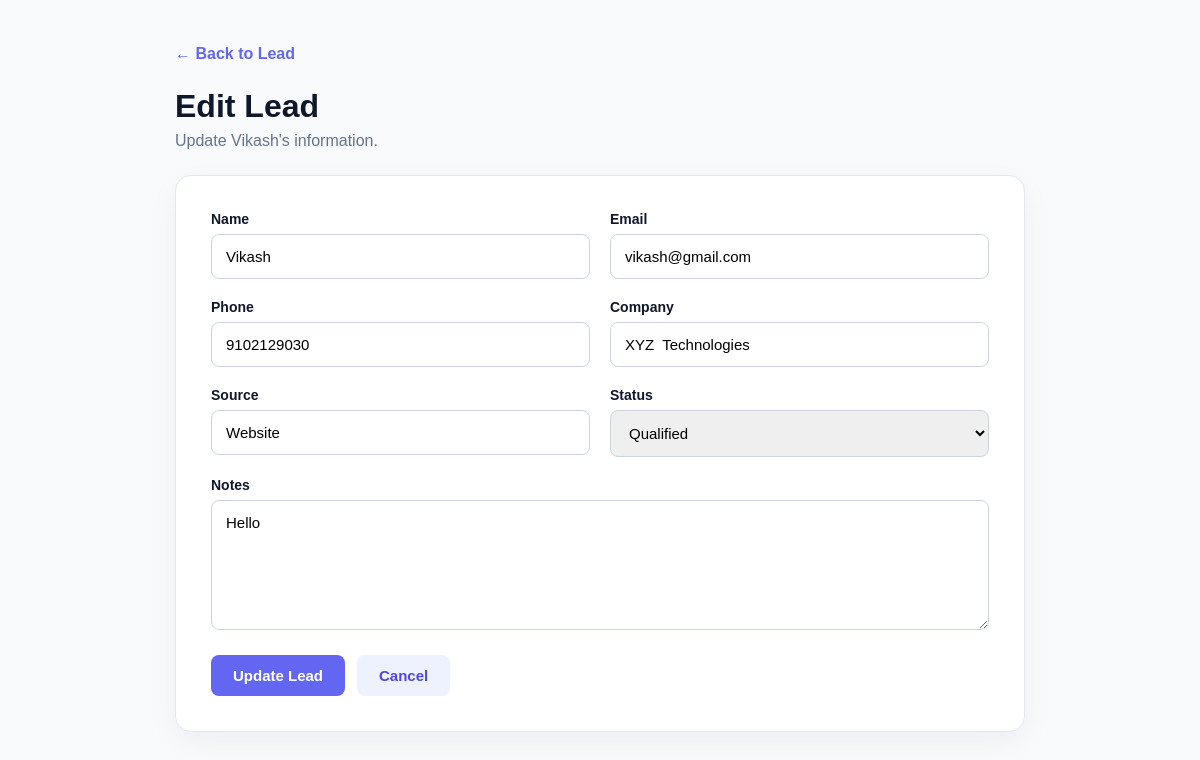
Page /leads/7/edit/ on the committed database.
### crm/models.py (models this page shows, shortened)
class Lead(models.Model):
    STATUS_CHOICES = [
        ("New", "New"),
        ("Contacted", "Contacted"),
        ("Qualified", "Qualified"),
        ("Converted", "Converted"),
        ("Lost", "Lost"),
    ]
    name = models.CharField(max_length=100)
    email = models.EmailField()
    phone = models.CharField(max_length=20)
    company = models.CharField(
        max_length=100,
        blank=True
    )
    source = models.CharField(
        max_length=100,
        blank=True
    )
    status = models.CharField(
        max_length=20,
        choices=STATUS_CHOICES,
        default="New"
    )
    notes = models.TextField(
        blank=True
    )
    created_at = models.DateTimeField(
        auto_now_add=True
    )

### crm/views.py (the view, shortened to what this page needs)
def lead_edit(request, id):
    lead = Lead.objects.get(id=id)
    return render(
        request,
        "crm/lead_edit.html",
        {"lead": lead}
    )

### crm/templates/crm/lead_edit.html (shortened to what this page needs)
<!DOCTYPE html>
<html lang="en">
<head>
</head>
<body>
    <main class="container">
        <div class="page">
            <a
                href="{% url 'lead_detail' lead.id %}"
                class="back"
            >
                ← Back to Lead
            </a>
            <div class="header">
                <h1>
                    Edit Lead
                </h1>
                <p>
                    Update {{ lead.name }}'s information.
                </p>
            </div>
            <div class="form-card">
                <form method="POST">
                    <div class="form-grid">
                        <div class="form-group">
                            <label for="name">
                                Name
                            </label>
                            <input
                                type="text"
                                id="name"
                                name="name"
                                value="{{ lead.name }}"
                                required
                            >
                        </div>
                        <div class="form-group">
                            <label for="email">
                                Email
                            </label>
                            <input
                                type="email"
                                id="email"
                                name="email"
                                value="{{ lead.email }}"
                                required
                            >
                        </div>
                        <div class="form-group">
                            <label for="phone">
                                Phone
                            </label>
                            <input
                                type="text"
                                id="phone"
                                name="phone"
                                value="{{ lead.phone }}"
                                required
                            >
                        </div>
                        <div class="form-group">
                            <label for="company">
                                Company
                            </label>
                            <input
                                type="text"
                                id="company"
                                name="company"
                                value="{{ lead.company }}"
                            >
                        </div>
                        <div class="form-group">
                            <label for="source">
                                Source
                            </label>
                            <input
                                type="text"
                                id="source"
                                name="source"
                                value="{{ lead.source }}"
                            >
                        </div>
                        <div class="form-group">
                            <label for="status">
                                Status
                            </label>
                            <select
                                id="status"
                                name="status"
                            >
                                <option
                                    value="Qualified"
                                    {% if lead.status == "Qualified" %}selected{% endif %}
                                >
                                    Qualified
                                </option>
                            </select>
                        </div>
                        <div class="form-group full">
                            <label for="notes">
                                Notes
                            </label>
                            <textarea
                                id="notes"
                                name="notes"
                                placeholder="Add lead notes..."
                            >{{ lead.notes }}</textarea>
                        </div>
                    </div>
                    <div class="actions">
                        <button
                            type="submit"
                            class="btn primary"
                        >
                            Update Lead
                        </button>
                        <a
                            href="{% url 'lead_detail' lead.id %}"
                            class="btn secondary"
                        >
                            Cancel
                        </a>
                    </div>
                </form>
            </div>
        </div>
    </main>
</body>
</html>

### crm/templates/crm/lead_edit.html (style rules this page uses)
* { margin: 0; padding: 0; box-sizing: border-box; }
body { font-family: Arial, sans-serif; background: #f8fafc; color: #0f172a; }
.container { width: 90%; max-width: 850px; margin: auto; }
.page { padding: 45px 0; }
.back { display: inline-block; margin-bottom: 25px; color: #6366f1; text-decoration: none; font-weight: 700; }
.header { margin-bottom: 25px; }
.header h1 { font-size: 32px; margin-bottom: 7px; }
.header p { color: #64748b; }
.form-card { background: white; border: 1px solid #e2e8f0; border-radius: 16px; padding: 35px; box-shadow: 0 10px 30px rgba(15, 23, 42, .05); }
.form-grid { display: grid; grid-template-columns: 1fr 1fr; gap: 20px; }
.form-group { display: flex; flex-direction: column; }
.form-group.full { grid-column: 1 / -1; }
label { font-size: 14px; font-weight: 700; margin-bottom: 7px; }
input, select, textarea { width: 100%; padding: 13px 14px; border: 1px solid #cbd5e1; border-radius: 8px; font-family: inherit; font-size: 15px; outline: none; transition: .2s; }
textarea { min-height: 130px; resize: vertical; }
.actions { display: flex; gap: 12px; margin-top: 25px; }
.btn { padding: 12px 22px; border-radius: 8px; border: none; font-weight: 700; text-decoration: none; cursor: pointer; font-size: 15px; }
.primary { background: #6366f1; color: white; }
.secondary { background: #eef2ff; color: #4f46e5; }

### rows in the picture
Lead: name "Vikash", email "vikash@gmail.com", phone "9102129030", company "XYZ Technologies", source "Website", status "Qualified", notes "Hello"
